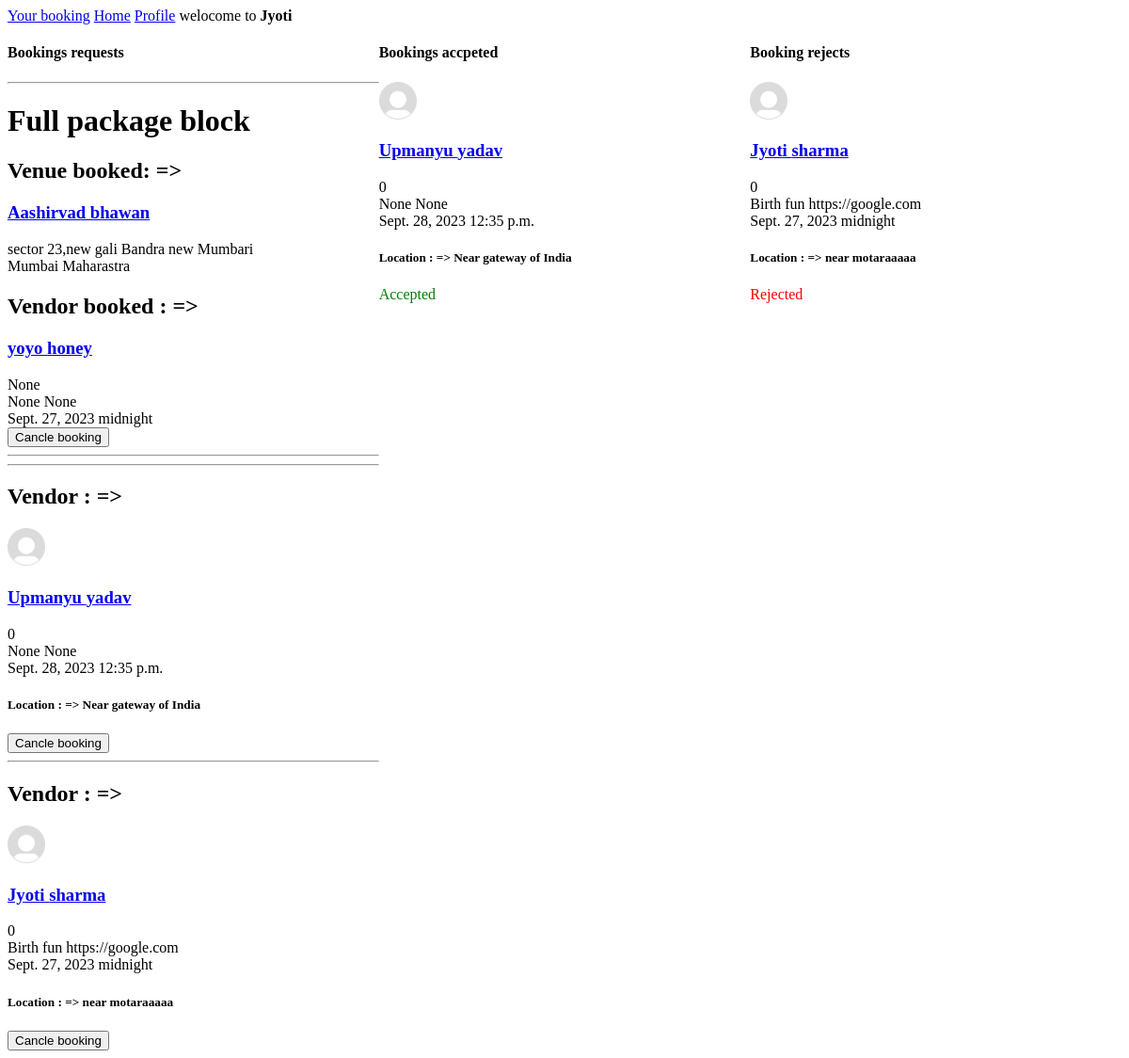
Page /booked/ (signed in) on the earlier database version.
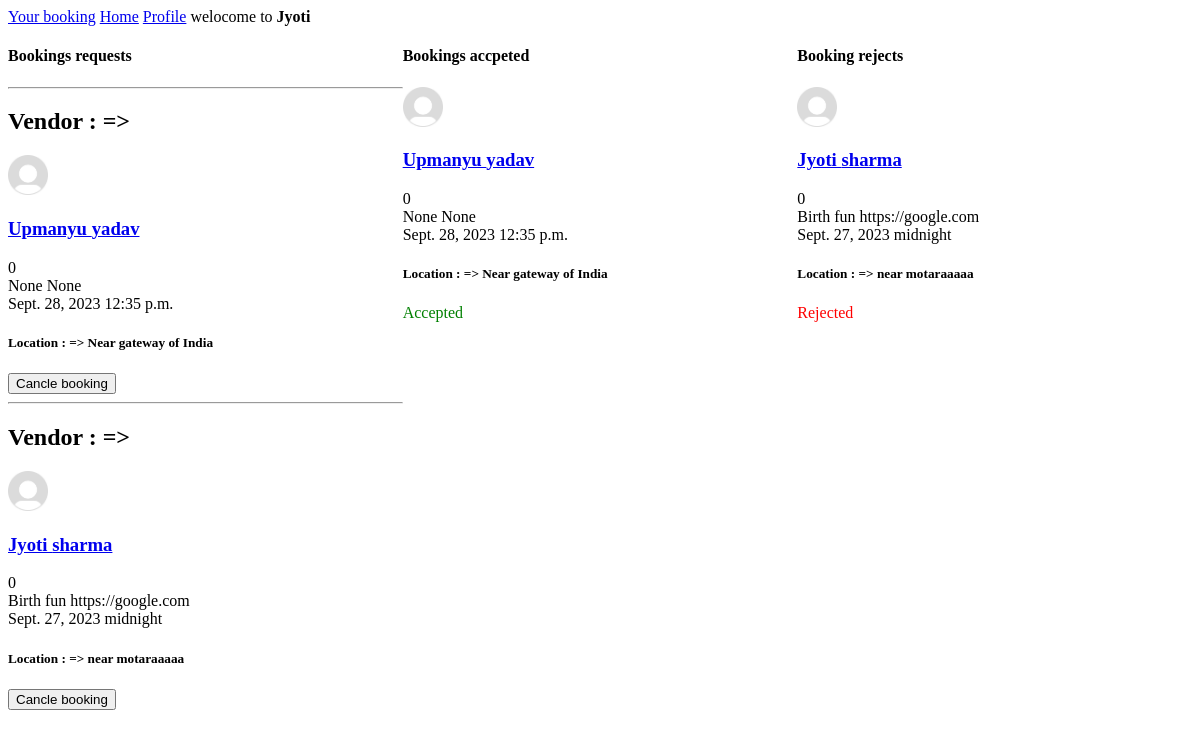
Same page on the later database version.
### customer/models.py (models this page shows)
class Booking(models.Model):
    user = models.ForeignKey(User,on_delete=models.CASCADE,related_name='booking_user',null=False)
    venue = models.ForeignKey(Venue, on_delete=models.CASCADE,null=True)
    vendor = models.ForeignKey(User, on_delete=models.CASCADE,null=True)
    date = models.DateField(null=True)
    time = models.TimeField(null=True)
    location = models.CharField(max_length=150,null=True,blank=True)
    booking_accepted = models.BooleanField(null=True,blank=True)

### EventPlanner/models.py (models this page shows, shortened)
class Venue(models.Model):
    name = models.CharField(max_length=100,null=False,blank=False)
    about = models.TextField(blank=True,null=True)
    min_price = models.DecimalField(max_digits=10, decimal_places=2,null=True,blank=True)
    max_capacity = models.IntegerField(null=False,blank=False)
    location = models.TextField(null=False,blank=False)
    city = models.CharField(max_length=20,null=False,blank=False)
    state = models.CharField(choices=venue_choices,max_length=50,null=False,blank=False)
    vendors = models.ManyToManyField(User,null=True,blank=True)
    category = models.ManyToManyField(Category)
    service_offered = models.TextField(null=True,blank=True)
    contact_info = models.TextField(null=False,blank=False)

class UserProfile(models.Model):
    user = models.OneToOneField(User,on_delete=models.CASCADE)
    user_type = models.CharField(choices=user_type_choices,max_length=50)
    contact_info = models.CharField(max_length=200,blank=True,null=True,verbose_name='Contact information')
    company_name = models.CharField(max_length=50,blank=True,null=True)
    website = models.URLField(max_length=200,blank=True,null=True)
    about = models.TextField(blank=True,null=True)
    city = models.CharField(max_length=20,null=False,blank=False)
    state = models.CharField(max_length=20,null=False,blank=False)
    location = models.TextField(blank=True,null=True)
    service_offered = models.TextField(blank=True,null=True)
    profile_picture = models.ImageField(upload_to = 'images/',null=True,blank = True)

### customer/views.py (the view)
# urls.py: path('booked/',views.booked),
@login_required(login_url='/login-C/')
def booked(request):
    if request.user.userprofile.user_type == 'is_customer':
        bookings = Booking.objects.all()
        context = {'bookings':bookings}
        return render(request,'customer/booked.html',context)

### customer/templates/customer/booked.html (shortened to what this page needs)
{% extends 'customer/home.html' %}
{% block content %}
{% load static %}
<div class="grid-div">
    <div>
        <h4>Bookings requests</h4>
        {% for booking in bookings reversed %}
        {% if booking.user == request.user %}
        <hr>
        {% if booking.venue and booking.vendor %}
        <h1>Full package block </h1>
        <h2>Venue booked: => </h2>
        <a href="/venue-info/{{booking.venue.id}}/">
            <h3>{{booking.venue.name}}</h3>
        </a>
        <div>{{booking.venue.location}}</div>
        <div>{{booking.venue.city}} {{booking.venue.state}}</div>
        <h2>Vendor booked : => </h2>
        <a href="/event-planner-info/{{booking.vendor.id}}">
            <h3>{{booking.vendor.first_name}} {{booking.vendor.last_name}}</h3>
        </a>
        <div>{{booking.vendor.userprofile.contact_info}}</div>
        <div>{{booking.vendor.userprofile.company_name}} {{booking.vendor.userprofile.website}}</div>
        <div>{{booking.date}} {{booking.time}}</div>
        <form action="/delete-book/" method="POST">
            <input type="submit" value="Cancle booking">
        </form>
        <hr>
        {% else %}
        <h2>Vendor : => </h2>
        {% if booking.vendor.userprofile.profie_picture %}
        <a href="/event-planner-info/{{booking.vendor.id}}">
            <img src="{{booking.vendor.userprofile.profile_picture.url}}" alt="" height="40" width="40">
        </a>
        <a href="/event-planner-info/{{booking.vendor.id}}">
            <h3>{{booking.vendor.first_name}} {{booking.vendor.last_name}}</h3>
        </a>
        {% else %}
        <a href="/event-planner-info/{{booking.vendor.id}}">
            <img src="/static/images/No profile.jpeg" alt="" height="40" width="40">
        </a>
        <a href="/event-planner-info/{{booking.vendor.id}}">
            <h3>{{booking.vendor.first_name}} {{booking.vendor.last_name}}</h3>
        </a>
        {% endif %}
        <div>{{booking.vendor.userprofile.contact_info}}</div>
        <div>{{booking.vendor.userprofile.company_name}} {{booking.vendor.userprofile.website}}</div>
        <div>{{booking.date}} {{booking.time}}</div>
        <div>
            <h5>Location : => {{booking.location}}</h5>
        </div>
        <form action="/delete-book/" method="POST">
            <input type="submit" value="Cancle booking">
        </form>
        {% endif %}
        {% endif %}
        {% endfor %}
    </div>
    <div>
        <h4>Bookings accpeted </h4>
        {% for booking in bookings reversed %}
        {% if booking.user == request.user and booking.booking_accepted is True %}
        {% if booking.vendor.userprofile.profie_picture %}
        <a href="/event-planner-info/{{booking.vendor.id}}">
            <img src="{{booking.vendor.userprofile.profile_picture.url}}" alt="" height="40" width="40">
        </a>
        <a href="/event-planner-info/{{booking.vendor.id}}">
            <h3>{{booking.vendor.first_name}} {{booking.vendor.last_name}}</h3>
        </a>
        {% else %}
        <a href="/event-planner-info/{{booking.vendor.id}}">
            <img src="/static/images/No profile.jpeg" alt="" height="40" width="40">
        </a>
        <a href="/event-planner-info/{{booking.vendor.id}}">
            <h3>{{booking.vendor.first_name}} {{booking.vendor.last_name}}</h3>
        </a>
        {% endif %}
        <div>{{booking.vendor.userprofile.contact_info}}</div>
        <div>{{booking.vendor.userprofile.company_name}} {{booking.vendor.userprofile.website}}</div>
        <div>{{booking.date}} {{booking.time}}</div>
        <div>
            <h5>Location : => {{booking.location}}</h5>
        </div>
        <p class="accepted">Accepted</p>
        {% endif %}
        {% endfor %}
    </div>
    <div>
        {% for booking in bookings reversed %}
        {% if booking.user == request.user and booking.booking_accepted is False %}
        <h4>Booking rejects</h4>
        {% if booking.vendor.userprofile.profie_picture %}
        <a href="/event-planner-info/{{booking.vendor.id}}">
            <img src="{{booking.vendor.userprofile.profile_picture.url}}" alt="" height="40" width="40">
        </a>
        <a href="/event-planner-info/{{booking.vendor.id}}">
            <h3>{{booking.vendor.first_name}} {{booking.vendor.last_name}}</h3>
        </a>
        {% else %}
        <a href="/event-planner-info/{{booking.vendor.id}}">
            <img src="/static/images/No profile.jpeg" alt="" height="40" width="40">
        </a>
        <a href="/event-planner-info/{{booking.vendor.id}}">
            <h3>{{booking.vendor.first_name}} {{booking.vendor.last_name}}</h3>
        </a>
        {% endif %}
        <div>{{booking.vendor.userprofile.contact_info}}</div>
        <div>{{booking.vendor.userprofile.company_name}} {{booking.vendor.userprofile.website}}</div>
        <div>{{booking.date}} {{booking.time}}</div>
        <div>
            <h5>Location : => {{booking.location}}</h5>
        </div>
        <p class="rejected">Rejected</p>
        {% endif %}
        {% endfor %}
    </div>
</div>
{% endblock %}

### customer/templates/customer/home.html (shortened to what this page needs)
{% extends 'navbar.html' %}
{% block content %}
{% load static %}
{% endblock %}

### templates/navbar.html (shortened to what this page needs)
<!DOCTYPE html>
<html lang="en">
<head>
    {% load static %}
</head>
<body>
    {% if not request.user.is_authenticated %}
    <h5>
        <a href="/sign-up-is_customer/">Create account </a>
        <a href="/login-C/">Sign in </a>
    </h5>
    <h5>
        <a href="/sign-up-is_event_planner/">Want to become Event planner</a>
        <a href="/login-E/">Sign in </a>
    </h5>
    {% else %}
    {% if request.user.userprofile.user_type == 'is_customer' %}
    <a href="/booked/">Your booking</a>
    <a href="/home-C/">Home</a>
    {% endif %}
    {% if request.user.userprofile.user_type == 'is_event_planner' %}
        {% if request.user.userprofile.profile_picture %}
    <a href="/profile/">
            <img src="{{request.user.userprofile.profile_picture.url}}" alt="" width="35" height="35">
    </a>
        {% else %}
        <a href="/profile/">
            <img src="/static/images/No profile.jpeg" alt="" width="35" height="35">
        </a>
        {% endif %}
    {% else %}
    <a href="/profile/">Profile</a>
    {% endif %}
    {% endif %}
    {% if request.user.is_authenticated %}
    welocome to <b>{{request.user.first_name}}</b>
    {% endif %}
    {% block content %}{% endblock %}
</body>
</html>

### customer/templates/customer/booked.html (style rules this page uses)
.grid-div { display: grid; grid-template-columns: 1fr 1fr 1fr; }
.rejected { color: red; }
.accepted { color: green; }

Differences in the rows shown:
removed Booking: venue.name "Aashirvad bhawan", venue.location "sector 23,new gali Bandra new Mumbari", venue.city "Mumbai", venue.state "Maharastra", vendor.first_name "yoyo", vendor.last_name "honey", vendor.userprofile.contact_info "None", vendor.userprofile.company_name "None", vendor.userprofile.website "None", date "Sept. 27, 2023", time "midnight", shown under "Bookings requests"
